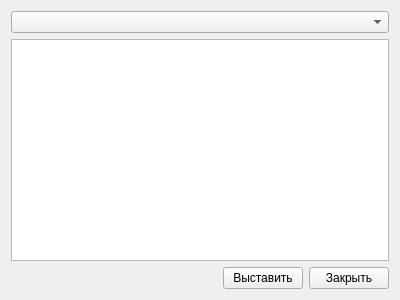
<?xml version="1.0" encoding="UTF-8"?>
<ui version="4.0">
 <class>Form</class>
 <widget class="QWidget" name="Form">
  <property name="geometry">
   <rect>
    <x>0</x>
    <y>0</y>
    <width>400</width>
    <height>300</height>
   </rect>
  </property>
  <property name="windowTitle">
   <string>Выставление счета (членские взносы)</string>
  </property>
  <layout class="QVBoxLayout" name="verticalLayout">
   <item>
    <widget class="QComboBox" name="year_comboBox"/>
   </item>
   <item>
    <widget class="QTableView" name="contrib_tableView"/>
   </item>
   <item>
    <layout class="QHBoxLayout" name="horizontalLayout">
     <item>
      <spacer name="horizontalSpacer">
       <property name="orientation">
        <enum>Qt::Horizontal</enum>
       </property>
       <property name="sizeHint" stdset="0">
        <size>
         <width>40</width>
         <height>20</height>
        </size>
       </property>
      </spacer>
     </item>
     <item>
      <widget class="QPushButton" name="ok_pushButton">
       <property name="text">
        <string>Выставить</string>
       </property>
      </widget>
     </item>
     <item>
      <widget class="QPushButton" name="close_pushButton">
       <property name="text">
        <string>Закрыть</string>
       </property>
      </widget>
     </item>
    </layout>
   </item>
  </layout>
 </widget>
 <resources/>
 <connections/>
</ui>
